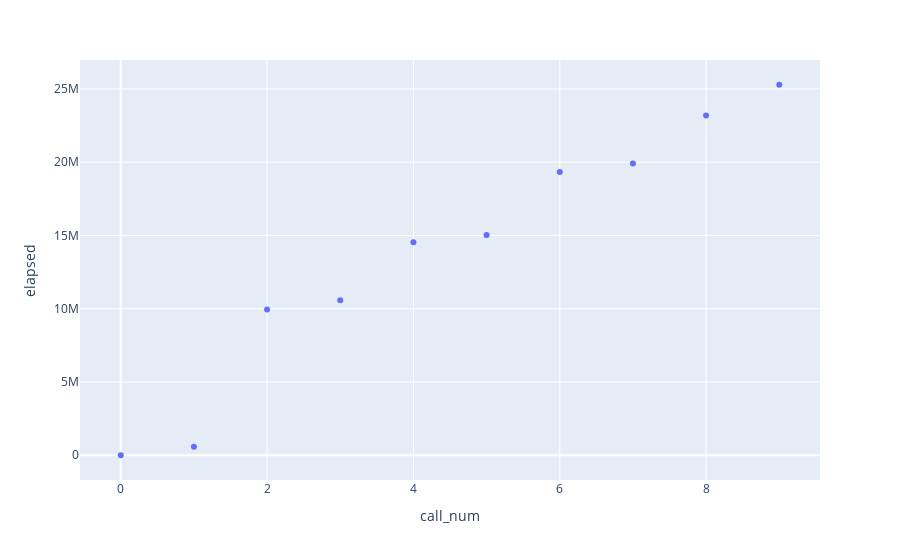

The notebook cell this image was saved under:
### Markdown cell above
If you zoom in on the first ten calls, you can see that they are not actually simultaneous. Rather, they are grouped in twos, showing that the `Semaphore` was only allowing two calls to be made simultaneously.

### Code cell
px.scatter(df[:10], x='call_num', y='elapsed')

### Figure 1 — Plotly figure (JSON) as saved in the notebook; plotly's stock layout.template omitted (floating-point values rounded to 4 significant figures)
{"data": [{"hovertemplate": "call_num=%{x}<br>elapsed=%{y}<extra></extra>", "legendgroup": "", "marker": {"color": "#636efa", "symbol": "circle"}, "mode": "markers", "name": "", "orientation": "h", "showlegend": false, "type": "scatter", "x": [0, 1, 2, 3, 4, 5, 6, 7, 8, 9], "xaxis": "x", "y": [0, 584000, 9939000, 10579000, 14531000, 15028000, 19331000, 19914000, 23188000, 25283000], "yaxis": "y"}], "layout": {"legend": {"tracegroupgap": 0}, "margin": {"t": 60}, "xaxis": {"anchor": "y", "domain": [0, 1], "title": {"text": "call_num"}}, "yaxis": {"anchor": "x", "domain": [0, 1], "title": {"text": "elapsed"}}}}
